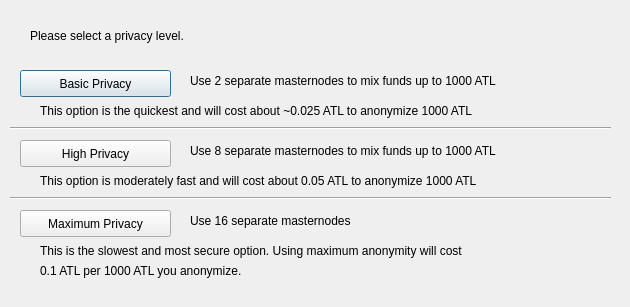
<?xml version="1.0" encoding="UTF-8"?>
<ui version="4.0">
 <class>DarksendConfig</class>
 <widget class="QDialog" name="DarksendConfig">
  <property name="geometry">
   <rect>
    <x>0</x>
    <y>0</y>
    <width>630</width>
    <height>307</height>
   </rect>
  </property>
  <property name="windowTitle">
   <string>Configure PrivateSend</string>
  </property>
  <widget class="QPushButton" name="buttonBasic">
   <property name="geometry">
    <rect>
     <x>20</x>
     <y>70</y>
     <width>151</width>
     <height>27</height>
    </rect>
   </property>
   <property name="text">
    <string>Basic Privacy</string>
   </property>
  </widget>
  <widget class="QPushButton" name="buttonHigh">
   <property name="geometry">
    <rect>
     <x>20</x>
     <y>140</y>
     <width>151</width>
     <height>27</height>
    </rect>
   </property>
   <property name="text">
    <string>High Privacy</string>
   </property>
  </widget>
  <widget class="QPushButton" name="buttonMax">
   <property name="geometry">
    <rect>
     <x>20</x>
     <y>210</y>
     <width>151</width>
     <height>27</height>
    </rect>
   </property>
   <property name="text">
    <string>Maximum Privacy</string>
   </property>
  </widget>
  <widget class="QLabel" name="label">
   <property name="geometry">
    <rect>
     <x>30</x>
     <y>20</y>
     <width>571</width>
     <height>31</height>
    </rect>
   </property>
   <property name="text">
    <string>Please select a privacy level.</string>
   </property>
  </widget>
  <widget class="QLabel" name="label_2">
   <property name="geometry">
    <rect>
     <x>190</x>
     <y>70</y>
     <width>421</width>
     <height>21</height>
    </rect>
   </property>
   <property name="text">
    <string>Use 2 separate masternodes to mix funds up to 1000 ATL</string>
   </property>
  </widget>
  <widget class="QLabel" name="label_3">
   <property name="geometry">
    <rect>
     <x>190</x>
     <y>140</y>
     <width>411</width>
     <height>21</height>
    </rect>
   </property>
   <property name="text">
    <string>Use 8 separate masternodes to mix funds up to 1000 ATL</string>
   </property>
  </widget>
  <widget class="QLabel" name="label_4">
   <property name="geometry">
    <rect>
     <x>190</x>
     <y>210</y>
     <width>421</width>
     <height>21</height>
    </rect>
   </property>
   <property name="text">
    <string>Use 16 separate masternodes</string>
   </property>
  </widget>
  <widget class="QLabel" name="label_6">
   <property name="geometry">
    <rect>
     <x>40</x>
     <y>100</y>
     <width>561</width>
     <height>21</height>
    </rect>
   </property>
   <property name="text">
    <string>This option is the quickest and will cost about ~0.025 ATL to anonymize 1000 ATL</string>
   </property>
  </widget>
  <widget class="QLabel" name="label_7">
   <property name="geometry">
    <rect>
     <x>40</x>
     <y>170</y>
     <width>561</width>
     <height>21</height>
    </rect>
   </property>
   <property name="text">
    <string>This option is moderately fast and will cost about 0.05 ATL to anonymize 1000 ATL</string>
   </property>
  </widget>
  <widget class="QLabel" name="label_8">
   <property name="geometry">
    <rect>
     <x>40</x>
     <y>240</y>
     <width>561</width>
     <height>21</height>
    </rect>
   </property>
   <property name="text">
    <string>This is the slowest and most secure option. Using maximum anonymity will cost</string>
   </property>
  </widget>
  <widget class="QLabel" name="label_9">
   <property name="geometry">
    <rect>
     <x>40</x>
     <y>260</y>
     <width>561</width>
     <height>21</height>
    </rect>
   </property>
   <property name="text">
    <string>0.1 ATL per 1000 ATL you anonymize.</string>
   </property>
  </widget>
  <widget class="Line" name="line">
   <property name="geometry">
    <rect>
     <x>10</x>
     <y>120</y>
     <width>601</width>
     <height>16</height>
    </rect>
   </property>
   <property name="orientation">
    <enum>Qt::Horizontal</enum>
   </property>
  </widget>
  <widget class="Line" name="line_2">
   <property name="geometry">
    <rect>
     <x>10</x>
     <y>190</y>
     <width>601</width>
     <height>16</height>
    </rect>
   </property>
   <property name="orientation">
    <enum>Qt::Horizontal</enum>
   </property>
  </widget>
 </widget>
 <resources/>
 <connections/>
</ui>
